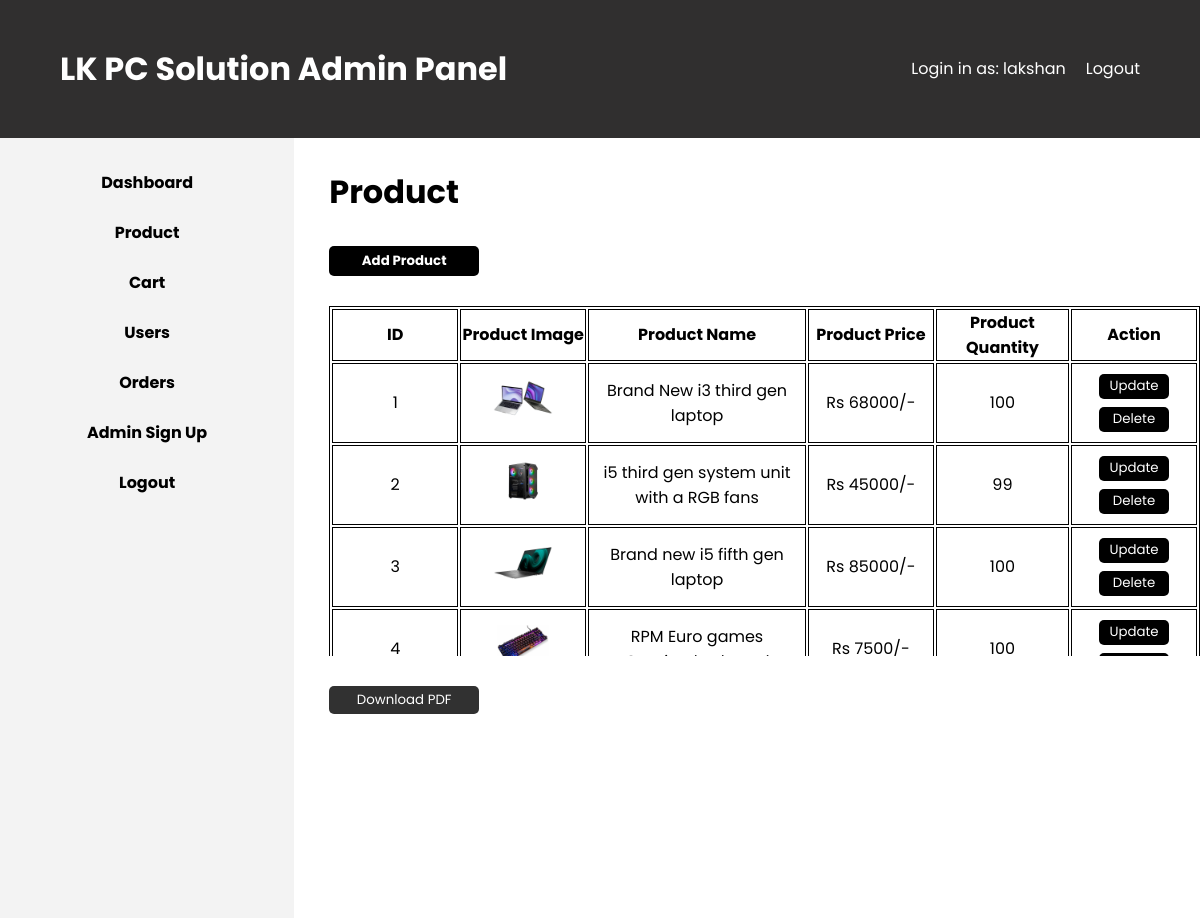
The page /adminpages/adminProduct.php (signed in) on the database its author committed.
### tables this page shows
CREATE TABLE `product` (
  `productId` int(10) NOT NULL,
  `productImage` varchar(400) NOT NULL,
  `productName` varchar(100) NOT NULL,
  `productPrice` int(10) NOT NULL,
  `productQuantity` int(10) NOT NULL
);

### adminpages/adminProduct.php (the view, shortened to what this page needs)
<?php
    include '../include/dbh.inc.php';
?>
<!DOCTYPE html>
<html lang="en">
<head>
    <link rel="stylesheet" href="css/style.css">
</head>
<body>
    <div class="container_admin">
        <div class="header">
            <h1>LK PC Solution Admin Panel</h1>
            <div class="userInfo">
                <p>Login in as: <?php  echo $_SESSION['user_name'];?></p>
                <a href="../include/logout.inc.php">Logout</a>
            </div>
        </div>
        <div class="body">
            <div class="sidebar">
                <a href="adminHome.php">Dashboard</a>
                <a href="adminProduct.php">Product</a>
                <a href="adminCart.php">Cart</a>
                <a href="adminUser.php">Users</a>
                <a href="adminOrder.php">Orders</a>
                <a href="adminRegistration.php">Admin Sign Up</a>
                <a href="../include/logout.inc.php">Logout</a>
            </div>
            <div class="content">
                <h1>Product</h1>
                <div class="btnSection">
                    <button class="jBtn" id="jBtn">Add Product</button>
                </div>
                <div class="productTable">
                    <table border="1" id="tableToExport">
                        <thead>
                            <tr>
                                <th>ID</th>
                                <th>Product Image</th>
                                <th>Product Name</th>
                                <th>Product Price</th>
                                <th>Product Quantity</th>
                                <th>Action</th>
                            </tr>
                        </thead>
                        <tbody>
                            <?php
                                $selectSql = "SELECT * FROM product";
                                $result = mysqli_query($conn,$selectSql);
                                while($row = mysqli_fetch_assoc($result)){
                                    $productId = $row['productId'];
                                    $productName = $row['productName'];
                                    $productImage = $row['productImage'];
                                    $productPrice = $row['productPrice'];
                                    $prodcutQuantity = $row['productQuantity'];
                            ?>
                            <tr>
                                <td><?php echo $productId; ?></td>
                                <td><img src="../productItem/<?php echo $productImage; ?>" alt="" class="tableImage"></td>
                                <td><?php echo $productName; ?></td>
                                <td>Rs <?php echo $productPrice; ?>/-</td>
                                <td><?php echo $prodcutQuantity; ?></td>
                                <td>
                                    <form action="" method="post" class="tableForm">
                                        <button type="submit" name="update" >Update</button>
                                        <button type="submit" name="delete" >Delete</button>
                                    </form>
                                </td>
                            </tr>
                            <?php
                                }
                            ?>
                        </tbody>
                    </table>
                </div>
                <form method="post" action="">
                    <button type="submit" onclick="saveTableData()" name="pdfDownload" class="downloadbtn">Download PDF</button>
                </form>
            </div>
        </div>
    </div>
</body>
</html>

### adminpages/css/style.css (style rules this page uses)
* { padding: 0px; margin: 0px; font-family: 'Poppins', sans-serif; }
.container_admin { width: 100vw; height: 100vh; }
.header { height: 15%; background-color: rgb(48, 47, 47); color: white; display: flex; justify-content: space-between; padding: 0 5%; align-items: center; width: 90%; }
.header h1 { text-align: center; }
.userInfo { display: flex; gap: 20px; }
.userInfo a { color: white; text-decoration: none; }
.body { display: flex; height: 85%; }
.sidebar { background-color: rgb(243, 243, 243); width: 25%; display: flex; flex-direction: column; align-items: center; padding-top: 20px; }
.sidebar a { width: 100%; height: 50px; display: flex; align-items: center; justify-content: center; text-decoration: none; color: black; font-weight: bold; transition: 0.6s ease-in; }
.content { width: 74%; min-height: 600px; padding-left: 35px; padding-top: 30px; display: flex; flex-direction: column; flex-wrap: wrap; gap: 30px; }
.jBtn , .jBtn2 { width: 150px; height: 30px; background-color: black; border: none; border-radius: 5px; color: white; font-weight: bold; }
.productTable { max-height: 350px; max-width: 880px; overflow: auto; }
.productTable table { border: 1.5px solid black; }
.productTable table thead th { border: 1.5px solid black; }
.tableImage { width: 60px; }
.productTable table tbody td { min-width: 100px; padding: 10px 12px; border: 1.5px solid black; text-align: center; }
.productTable table tbody td button { width: 70px; height: 25px; background-color: black; color: white; border: none; border-radius: 5px; }
.tableForm { display: flex; gap: 8px; flex-direction: column; justify-content: center; align-items: center; }
.downloadbtn { width: 150px; height: 28px; background-color: rgb(49, 49, 49); color: white; border: none; border-radius: 5px; }

### rows shown on the page
product: productId "1", productImage (picture), productName "Brand New i3 third gen laptop", productPrice "68000", productQuantity "100"
product: productId "2", productImage (picture), productName "i5 third gen system unit with a RGB fans", productPrice "45000", productQuantity "99"
product: productId "3", productImage (picture), productName "Brand new i5 fifth gen laptop", productPrice "85000", productQuantity "100"
product: productId "4", productImage (picture), productName "RPM Euro games…", productPrice "7500", productQuantity "100"

### other values the page prints
$_SESSION['user_name'] "lakshan"
